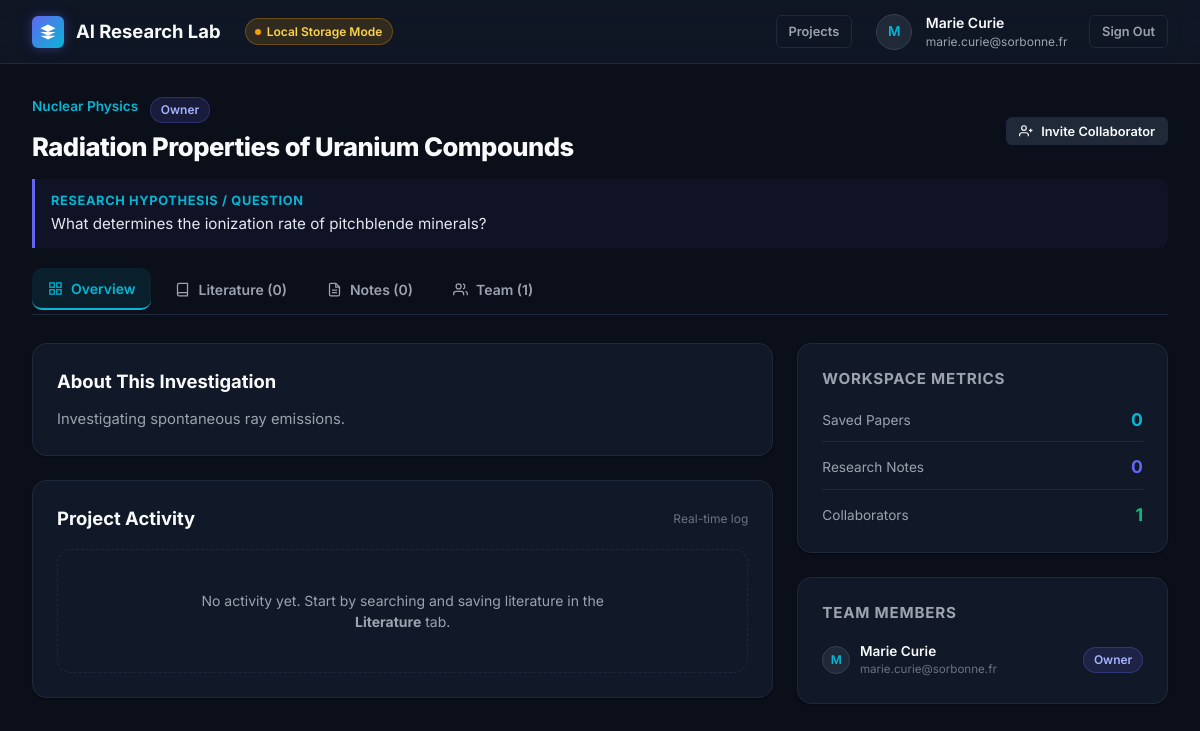
The page /projects/bd3b60ca-3df1-4589-9df7-d1a3b0e660fb (signed in) on the database its author committed.
### tables this page shows
CREATE TABLE profiles (
        id TEXT PRIMARY KEY,
        email TEXT UNIQUE NOT NULL,
        full_name TEXT,
        avatar_url TEXT,
        password_hash TEXT,
        created_at TEXT NOT NULL
    );

CREATE TABLE projects (
        id TEXT PRIMARY KEY,
        title TEXT NOT NULL,
        research_question TEXT,
        domain TEXT,
        description TEXT,
        created_by TEXT NOT NULL,
        created_at TEXT NOT NULL,
        updated_at TEXT NOT NULL,
        FOREIGN KEY (created_by) REFERENCES profiles(id) ON DELETE CASCADE
    );

CREATE TABLE project_members (
        id TEXT PRIMARY KEY,
        project_id TEXT NOT NULL,
        user_id TEXT NOT NULL,
        role TEXT NOT NULL CHECK (role IN ('owner', 'researcher', 'viewer')),
        joined_at TEXT NOT NULL,
        UNIQUE(project_id, user_id),
        FOREIGN KEY (project_id) REFERENCES projects(id) ON DELETE CASCADE,
        FOREIGN KEY (user_id) REFERENCES profiles(id) ON DELETE CASCADE
    );

### app.py (the view, shortened to what this page needs)
@app.route("/projects/<project_id>")
@login_required
def project_view(project_id):
    user = session["user"]
    project = db.get_project_details(project_id, user["id"])
    if not project:
        flash("Project not found or access denied.", "error")
        return redirect(url_for("dashboard"))
    active_tab = request.args.get("tab", "overview")
    search_query = request.args.get("q", "").strip()
    saved_papers = []
    search_results = []
    search_error = None
    return render_template(
        "project.html",
        project=project,
        active_tab=active_tab,
        saved_papers=saved_papers,
        search_query=search_query,
        search_results=search_results,
        search_error=search_error
    )

### app.py (called while the page is built)
def login_required(f):
    @wraps(f)
    def decorated_function(*args, **kwargs):
        if "user" not in session or not session["user"].get("id"):
            flash("Please sign in to access your research workspace.", "info")
            return redirect(url_for("login", next=request.url))
        return f(*args, **kwargs)
    return decorated_function

@app.context_processor
def inject_global_context():
    return {
        "current_user": session.get("user"),
        "is_supabase_live": db.IS_SUPABASE_CONFIGURED,
        "app_env": os.getenv("APP_ENV", "development")
    }

### templates/project.html (shortened to what this page needs)
{% extends "base.html" %}
{% block content %}
<div class="workspace-header">
  <div class="workspace-title-row">
    <div>
      <div style="display: flex; align-items: center; gap: 0.75rem; margin-bottom: 0.25rem;">
        <span class="project-card-domain" style="font-size: 0.85rem;">{{ project.domain or 'General Research' }}</span>
        <span class="badge badge-{{ project.user_role }}">{{ project.user_role }}</span>
      </div>
      <h1 class="workspace-title">{{ project.title }}</h1>
    </div>
    {% if project.user_role == 'owner' %}
      <button class="btn btn-secondary btn-sm" onclick="openModal('modal-invite-member')" id="btn-invite-collaborator">
        <svg width="14" height="14" viewBox="0 0 24 24" fill="none" stroke="currentColor" stroke-width="2">
          <path d="M16 21v-2a4 4 0 0 0-4-4H5a4 4 0 0 0-4 4v2"/>
          <circle cx="8.5" cy="7" r="4"/>
          <line x1="20" y1="8" x2="20" y2="14"/>
          <line x1="23" y1="11" x2="17" y2="11"/>
        </svg>
        Invite Collaborator
      </button>
    {% endif %}
  </div>
  {% if project.research_question %}
    <div class="workspace-rq-box">
      <strong style="color: var(--accent-cyan); font-size: 0.8rem; text-transform: uppercase; letter-spacing: 0.05em; display: block; margin-bottom: 0.2rem;">
        Research Hypothesis / Question
      </strong>
      {{ project.research_question }}
    </div>
  {% endif %}
  <div class="tabs-nav">
    <a href="{{ url_for('project_view', project_id=project.id, tab='overview') }}"
       class="tab-btn {{ 'active' if active_tab == 'overview' else '' }}" id="tab-btn-overview">
      <svg width="15" height="15" viewBox="0 0 24 24" fill="none" stroke="currentColor" stroke-width="2"><rect x="3" y="3" width="7" height="7"></rect><rect x="14" y="3" width="7" height="7"></rect><rect x="14" y="14" width="7" height="7"></rect><rect x="3" y="14" width="7" height="7"></rect></svg>
      Overview
    </a>
    <a href="{{ url_for('project_view', project_id=project.id, tab='literature') }}"
       class="tab-btn {{ 'active' if active_tab == 'literature' else '' }}" id="tab-btn-literature">
      <svg width="15" height="15" viewBox="0 0 24 24" fill="none" stroke="currentColor" stroke-width="2"><path d="M4 19.5A2.5 2.5 0 0 1 6.5 17H20"></path><path d="M6.5 2H20v20H6.5A2.5 2.5 0 0 1 4 19.5v-15A2.5 2.5 0 0 1 6.5 2z"></path></svg>
      Literature ({{ project.papers_count }})
    </a>
    <a href="{{ url_for('project_view', project_id=project.id, tab='notes') }}"
       class="tab-btn {{ 'active' if active_tab == 'notes' else '' }}" id="tab-btn-notes">
      <svg width="15" height="15" viewBox="0 0 24 24" fill="none" stroke="currentColor" stroke-width="2"><path d="M14 2H6a2 2 0 0 0-2 2v16a2 2 0 0 0 2 2h12a2 2 0 0 0 2-2V8z"></path><polyline points="14 2 14 8 20 8"></polyline><line x1="16" y1="13" x2="8" y2="13"></line><line x1="16" y1="17" x2="8" y2="17"></line></svg>
      Notes ({{ project.notes_count }})
    </a>
    <a href="{{ url_for('project_view', project_id=project.id, tab='team') }}"
       class="tab-btn {{ 'active' if active_tab == 'team' else '' }}" id="tab-btn-team">
      <svg width="15" height="15" viewBox="0 0 24 24" fill="none" stroke="currentColor" stroke-width="2"><path d="M17 21v-2a4 4 0 0 0-4-4H5a4 4 0 0 0-4 4v2"></path><circle cx="9" cy="7" r="4"></circle><path d="M23 21v-2a4 4 0 0 0-3-3.87"></path><path d="M16 3.13a4 4 0 0 1 0 7.75"></path></svg>
      Team ({{ project.members | length }})
    </a>
  </div>
</div>
{% if active_tab == 'overview' %}
  <div style="display: grid; grid-template-columns: 2fr 1fr; gap: 1.5rem;">
    <div>
      <div class="card" style="margin-bottom: 1.5rem;">
        <h2 style="font-size: 1.15rem; font-weight: 700; margin-bottom: 0.75rem;">About This Investigation</h2>
        <p style="color: var(--text-secondary); font-size: 0.925rem; line-height: 1.6;">
          {{ project.description or 'No extended description provided for this project.' }}
        </p>
      </div>
      <div class="card">
        <div style="display: flex; align-items: center; justify-content: space-between; margin-bottom: 1rem;">
          <h2 style="font-size: 1.15rem; font-weight: 700;">Project Activity</h2>
          <span style="font-size: 0.75rem; color: var(--text-muted);">Real-time log</span>
        </div>
        <div class="empty-state" style="padding: 2.5rem 1rem; margin-top: 0;">
          <p class="empty-desc" style="margin-bottom: 0;">
            No activity yet. Start by searching and saving literature in the <strong>Literature</strong> tab.
          </p>
        </div>
      </div>
    </div>
    <div>
      <div class="card" style="margin-bottom: 1.5rem;">
        <h3 style="font-size: 0.95rem; font-weight: 700; margin-bottom: 1rem; color: var(--text-secondary); text-transform: uppercase; letter-spacing: 0.05em;">
          Workspace Metrics
        </h3>
        <div style="display: flex; flex-direction: column; gap: 0.75rem;">
          <div style="display: flex; justify-content: space-between; align-items: center; padding-bottom: 0.5rem; border-bottom: 1px solid var(--border-subtle);">
            <span style="color: var(--text-secondary); font-size: 0.85rem;">Saved Papers</span>
            <strong style="font-size: 1.1rem; color: var(--accent-cyan);">{{ project.papers_count }}</strong>
          </div>
          <div style="display: flex; justify-content: space-between; align-items: center; padding-bottom: 0.5rem; border-bottom: 1px solid var(--border-subtle);">
            <span style="color: var(--text-secondary); font-size: 0.85rem;">Research Notes</span>
            <strong style="font-size: 1.1rem; color: var(--accent-primary);">{{ project.notes_count }}</strong>
          </div>
          <div style="display: flex; justify-content: space-between; align-items: center;">
            <span style="color: var(--text-secondary); font-size: 0.85rem;">Collaborators</span>
            <strong style="font-size: 1.1rem; color: var(--accent-emerald);">{{ project.members | length }}</strong>
          </div>
        </div>
      </div>
      <div class="card">
        <h3 style="font-size: 0.95rem; font-weight: 700; margin-bottom: 1rem; color: var(--text-secondary); text-transform: uppercase; letter-spacing: 0.05em;">
          Team Members
        </h3>
        <div style="display: flex; flex-direction: column; gap: 0.75rem;">
          {% for m in project.members %}
            <div style="display: flex; align-items: center; justify-content: space-between;">
              <div style="display: flex; align-items: center; gap: 0.6rem;">
                <div class="avatar" style="width: 28px; height: 28px; font-size: 0.75rem;">
                  {{ m.full_name[0] | upper }}
                </div>
                <div>
                  <div style="font-size: 0.85rem; font-weight: 600;">{{ m.full_name }}</div>
                  <div style="font-size: 0.725rem; color: var(--text-muted);">{{ m.email }}</div>
                </div>
              </div>
              <span class="badge badge-{{ m.role }}">{{ m.role }}</span>
            </div>
          {% endfor %}
        </div>
      </div>
    </div>
  </div>
{% endif %}
{% endblock %}

### templates/base.html (shortened to what this page needs)
<!DOCTYPE html>
<html lang="en">
<head>
  <link rel="stylesheet" href="{{ url_for('static', filename='css/style.css') }}">
</head>
<body>
  <header class="app-header">
    <div style="display: flex; align-items: center; gap: 1.5rem;">
      <a href="{{ url_for('dashboard') if current_user else url_for('login') }}" class="brand" id="brand-logo">
        <div class="brand-icon">
          <svg viewBox="0 0 24 24">
            <path d="M12 2L2 7l10 5 10-5-10-5zM2 17l10 5 10-5M2 12l10 5 10-5"/>
          </svg>
        </div>
        <span>AI Research Lab</span>
      </a>
      {% if is_supabase_live %}
        <span class="badge badge-live" title="Connected to live Supabase PostgreSQL & Auth">
          <span style="width: 6px; height: 6px; border-radius: 50%; background: #10B981; display: inline-block;"></span>
          Supabase Connected
        </span>
      {% else %}
        <span class="badge badge-local" title="Running in Local SQLite Dev Mode. Configure SUPABASE_URL in .env to connect live.">
          <span style="width: 6px; height: 6px; border-radius: 50%; background: #F59E0B; display: inline-block;"></span>
          Local Storage Mode
        </span>
      {% endif %}
    </div>
    <nav class="header-nav">
      {% if current_user %}
        <a href="{{ url_for('dashboard') }}" class="btn btn-outline btn-sm" id="nav-dashboard">Projects</a>
        <div class="user-menu" id="user-menu">
          <div class="avatar" title="{{ current_user.email }}">
            {{ current_user.full_name[0] | upper if current_user.full_name else 'U' }}
          </div>
          <div class="user-info">
            <span class="user-name">{{ current_user.full_name }}</span>
            <span class="user-email">{{ current_user.email }}</span>
          </div>
          <a href="{{ url_for('logout') }}" class="btn btn-outline btn-sm" id="btn-logout" title="Sign out" style="margin-left: 0.5rem;">
            Sign Out
          </a>
        </div>
      {% else %}
        <a href="{{ url_for('login') }}" class="btn btn-outline btn-sm">Sign In</a>
        <a href="{{ url_for('signup') }}" class="btn btn-primary btn-sm">Get Started</a>
      {% endif %}
    </nav>
  </header>
  <main class="main-content">
    {% block content %}{% endblock %}
  </main>
</body>
</html>

### rows shown on the page
profiles: full_name "Marie Curie", email "marie.curie@sorbonne.fr"
projects: domain "Nuclear Physics", title "Radiation Properties of Uranium Compounds", research_question "What determines the ionization rate of pitchblende minerals?", description "Investigating spontaneous ray emissions."
project_members: user_role "Owner", full_name "M", full_name "Marie Curie", email "marie.curie@sorbonne.fr", role "Owner"

### other values the page prints
{{ current_user.full_name[0] | upper if current_user.full_name else 'U' }} "M"
{{ project.papers_count }} "0"
{{ project.notes_count }} "0"
{{ project.members | length }} "1"
